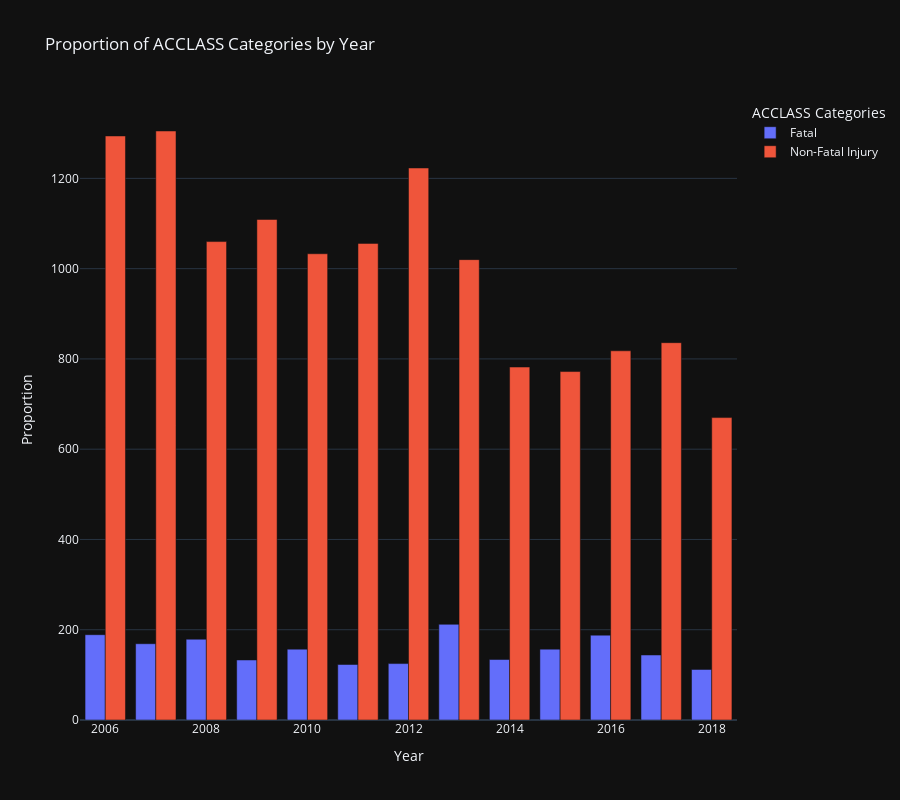

Notebook cell for this chart:
### Markdown cell above
**Accident distribution each year.**

### Code cell
# Group by year and ACLASSS
acp = df.groupby('YEAR')['ACCLASS'].value_counts().unstack()

# define bar plot
fig = px.bar(acp.reset_index(), x='YEAR', y=acp.columns,
             title="Proportion of ACCLASS Categories by Year", 
             template='plotly_dark'
             )

fig.update_layout(barmode='group', xaxis_title='Year', yaxis_title='Proportion',
                  legend_title="ACCLASS Categories", height = 800)


fig.show()

### Figure 1 — Plotly figure (JSON) as saved in the notebook; plotly's stock layout.template omitted (floating-point values rounded to 4 significant figures)
{"data": [{"alignmentgroup": "True", "hovertemplate": "variable=Fatal<br>YEAR=%{x}<br>value=%{y}<extra></extra>", "legendgroup": "Fatal", "marker": {"color": "#636efa", "pattern": {"shape": ""}}, "name": "Fatal", "offsetgroup": "Fatal", "orientation": "v", "showlegend": true, "textposition": "auto", "type": "bar", "x": [2006, 2007, 2008, 2009, 2010, 2011, 2012, 2013, 2014, 2015, 2016, 2017, 2018], "xaxis": "x", "y": [189, 169, 179, 133, 157, 123, 125, 212, 134, 157, 188, 144, 112], "yaxis": "y"}, {"alignmentgroup": "True", "hovertemplate": "variable=Non-Fatal Injury<br>YEAR=%{x}<br>value=%{y}<extra></extra>", "legendgroup": "Non-Fatal Injury", "marker": {"color": "#EF553B", "pattern": {"shape": ""}}, "name": "Non-Fatal Injury", "offsetgroup": "Non-Fatal Injury", "orientation": "v", "showlegend": true, "textposition": "auto", "type": "bar", "x": [2006, 2007, 2008, 2009, 2010, 2011, 2012, 2013, 2014, 2015, 2016, 2017, 2018], "xaxis": "x", "y": [1294, 1305, 1060, 1109, 1033, 1056, 1223, 1020, 782, 772, 818, 836, 670], "yaxis": "y"}], "layout": {"barmode": "group", "height": 800, "legend": {"title": {"text": "ACCLASS Categories"}, "tracegroupgap": 0}, "title": {"text": "Proportion of ACCLASS Categories by Year"}, "xaxis": {"anchor": "y", "domain": [0, 1], "title": {"text": "Year"}}, "yaxis": {"anchor": "x", "domain": [0, 1], "title": {"text": "Proportion"}}}}
